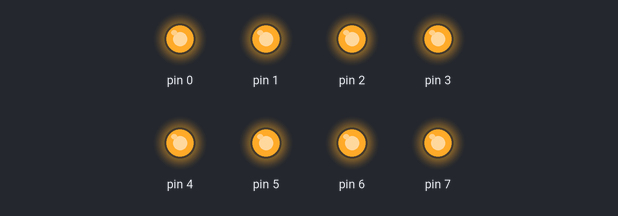
Recording of a sketch running on a simulated Arduino Uno, built with avr-gcc and run on an emulated ATmega328P. Shown: output pins drawn as LEDs (lit = HIGH).

Above: at 0.2 s.
At 1.7 s:
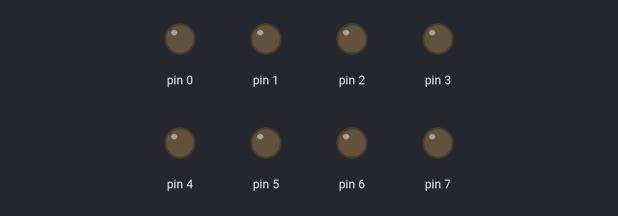
Timing chart, 0 to 3.0 s (numbered marks = the images above):
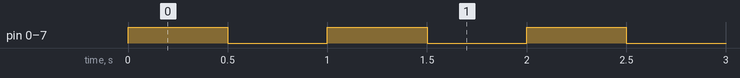

The sketch:

led_8.ino
```cpp
void setup() {
  // put your setup code here, to run once:
  int i;
  for(i = 0; i < 8; i++) {
     pinMode(i, OUTPUT);
  }
}

void loop() {
  // put your main code here, to run repeatedly:
  PORTD = 0xff;
  delay(500);
  PORTD = 0x00;
  delay(500);
}
```

Measured:
- by itself, pin 0–7: alternates HIGH for 0.50 s and LOW for 0.50 s
